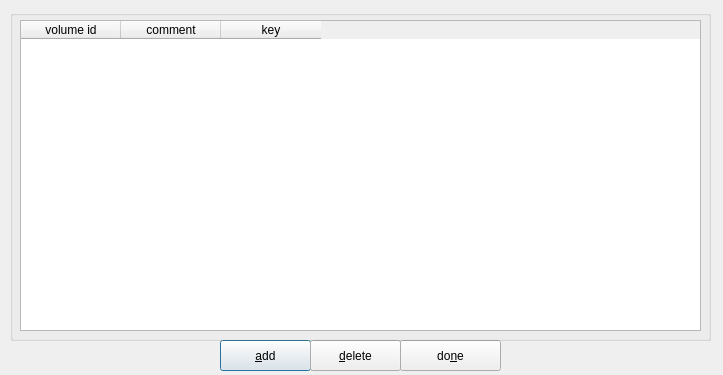
<?xml version="1.0" encoding="UTF-8"?>
<ui version="4.0">
 <class>walletconfig</class>
 <widget class="QDialog" name="kwalletconfig">
  <property name="windowModality">
   <enum>Qt::WindowModal</enum>
  </property>
  <property name="geometry">
   <rect>
    <x>0</x>
    <y>0</y>
    <width>723</width>
    <height>375</height>
   </rect>
  </property>
  <property name="windowTitle">
   <string>manage volumes in a wallet</string>
  </property>
  <property name="modal">
   <bool>true</bool>
  </property>
  <widget class="QPushButton" name="pbAdd">
   <property name="geometry">
    <rect>
     <x>220</x>
     <y>340</y>
     <width>91</width>
     <height>31</height>
    </rect>
   </property>
   <property name="text">
    <string>&amp;add</string>
   </property>
   <property name="autoDefault">
    <bool>true</bool>
   </property>
   <property name="default">
    <bool>true</bool>
   </property>
  </widget>
  <widget class="QPushButton" name="pbDelete">
   <property name="geometry">
    <rect>
     <x>310</x>
     <y>340</y>
     <width>91</width>
     <height>31</height>
    </rect>
   </property>
   <property name="text">
    <string>&amp;delete</string>
   </property>
  </widget>
  <widget class="QPushButton" name="pbClose">
   <property name="geometry">
    <rect>
     <x>400</x>
     <y>340</y>
     <width>101</width>
     <height>31</height>
    </rect>
   </property>
   <property name="text">
    <string>do&amp;ne</string>
   </property>
  </widget>
  <widget class="QGroupBox" name="groupBox">
   <property name="geometry">
    <rect>
     <x>10</x>
     <y>10</y>
     <width>701</width>
     <height>331</height>
    </rect>
   </property>
   <property name="title">
    <string/>
   </property>
   <widget class="QTableWidget" name="tableWidget">
    <property name="geometry">
     <rect>
      <x>10</x>
      <y>10</y>
      <width>681</width>
      <height>311</height>
     </rect>
    </property>
    <property name="editTriggers">
     <set>QAbstractItemView::NoEditTriggers</set>
    </property>
    <property name="tabKeyNavigation">
     <bool>false</bool>
    </property>
    <property name="showDropIndicator" stdset="0">
     <bool>false</bool>
    </property>
    <property name="dragDropOverwriteMode">
     <bool>false</bool>
    </property>
    <property name="selectionMode">
     <enum>QAbstractItemView::NoSelection</enum>
    </property>
    <property name="selectionBehavior">
     <enum>QAbstractItemView::SelectRows</enum>
    </property>
    <property name="gridStyle">
     <enum>Qt::NoPen</enum>
    </property>
    <column>
     <property name="text">
      <string>volume id</string>
     </property>
    </column>
    <column>
     <property name="text">
      <string>comment</string>
     </property>
    </column>
    <column>
     <property name="text">
      <string>key</string>
     </property>
    </column>
   </widget>
  </widget>
 </widget>
 <tabstops>
  <tabstop>tableWidget</tabstop>
  <tabstop>pbAdd</tabstop>
  <tabstop>pbDelete</tabstop>
  <tabstop>pbClose</tabstop>
 </tabstops>
 <resources/>
 <connections/>
</ui>
